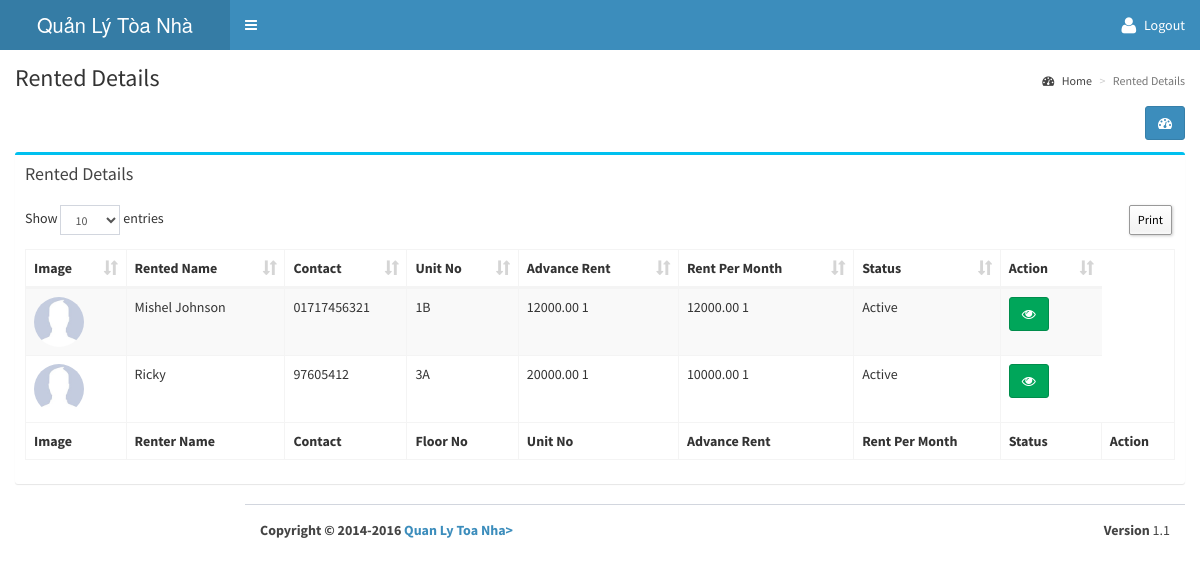
The page /e_dashboard/rented_details.php (signed in) on the database its author committed.
### tables this page shows
CREATE TABLE IF NOT EXISTS `tbl_add_rent` (
  `rid` int(11) NOT NULL AUTO_INCREMENT,
  `r_name` varchar(200) NOT NULL,
  `r_email` varchar(200) NOT NULL,
  `r_contact` varchar(200) NOT NULL,
  `r_address` varchar(200) NOT NULL,
  `r_nid` varchar(200) NOT NULL,
  `r_floor_no` varchar(200) NOT NULL,
  `r_unit_no` varchar(200) NOT NULL,
  `r_advance` decimal(15,2) NOT NULL DEFAULT '0.00',
  `r_rent_pm` decimal(15,2) NOT NULL DEFAULT '0.00',
  `r_date` varchar(200) NOT NULL,
  `r_gone_date` varchar(200) NOT NULL,
  `r_password` varchar(200) NOT NULL,
  `image` varchar(200) NOT NULL,
  `r_status` int(1) NOT NULL DEFAULT '1',
  `r_month` int(11) NOT NULL,
  `r_year` int(11) NOT NULL,
  `branch_id` int(11) NOT NULL,
  `added_date` timestamp NOT NULL DEFAULT CURRENT_TIMESTAMP,
  PRIMARY KEY (`rid`)
);

CREATE TABLE IF NOT EXISTS `tbl_add_unit` (
  `uid` int(11) NOT NULL AUTO_INCREMENT,
  `floor_no` varchar(200) NOT NULL,
  `unit_no` varchar(200) NOT NULL,
  `branch_id` int(11) NOT NULL,
  `status` int(1) NOT NULL DEFAULT '0',
  `added_date` timestamp NOT NULL DEFAULT CURRENT_TIMESTAMP,
  PRIMARY KEY (`uid`)
);

### language/English/lang_left_menu.php (called while the page is built, shortened)
<?php
$_data['menu_dashboard'] 					= "Dashboard";
$_data['menu_floor'] 						= "Floor Information";
$_data['menu_floor_list'] 					= "Floor List";
$_data['menu_floor_add'] 					= "Add Floor";
$_data['menu_unit_information'] 			= "Unit Information";
$_data['menu_unit_list'] 					= "Unit List";
$_data['menu_add_unit'] 					= "Add Unit";
$_data['menu_owner_information'] 			= "Owner Information";
$_data['menu_owner_list'] 					= "Owner List";
$_data['menu_add_owner'] 					= "Add Owner";
$_data['menu_renter_information'] 			= "Renter Information";
$_data['menu_renter_list'] 					= "Renter List";
$_data['menu_add_renter'] 					= "Add Renter";
$_data['menu_employee_information'] 		= "Employee Information";
$_data['menu_employee_list'] 				= "Employee List";
$_data['menu_add_employee'] 				= "Add Employee";
$_data['menu_rent_collection'] 				= "Rent Collection";
$_data['menu_rent_list'] 					= "Rent List";
$_data['menu_add_rent'] 					= "Add Rent";
$_data['menu_owner_utility'] 				= "Owner Utility";
$_data['menu_owner_utility_list'] 			= "Owner Utility List";
$_data['menu_add_owner_utility'] 			= "Add Owner Utility";
$_data['menu_maintenance_cost'] 			= "Maintenance Cost";
$_data['menu_maintenance_cost_list'] 		= "Maintenance Cost List";
$_data['menu_add_maintenance_cost'] 		= "Add Maintenance Cost";
$_data['menu_management_committee'] 		= "Management Committee";
$_data['menu_member_list'] 					= "Member List";
$_data['menu_add_member'] 					= "Add Member";
$_data['menu_fund'] 						= "Fund";
$_data['menu_fund_list'] 					= "Fund List";
$_data['menu_add_fund'] 					= "Add Fund";
$_data['menu_bill'] 						= "Bill";
$_data['menu_bill_list'] 					= "Bill List";
$_data['menu_add_bill'] 					= "Add Bill";
$_data['menu_building_info'] 				= "Building Info";
$_data['menu_complain'] 					= "Complain";
$_data['menu_complain_list'] 				= "Complain List";
$_data['menu_add_complain'] 				= "Add Complain";
$_data['menu_visitor'] 						= "Visitor";
$_data['menu_visitor_list'] 				= "Visitor List";
$_data['menu_add_visitor'] 					= "Add Visitor";
$_data['menu_report'] 						= "Report";
$_data['menu_fair_report'] 					= "Fare Report";
$_data['menu_rented_report'] 				= "Rented Report";
$_data['menu_visitors_report'] 				= "Visitors Report";
$_data['menu_complain_report'] 				= "Complain Report";
$_data['menu_unit_status_report'] 			= "Unit Status Report";
$_data['menu_fund_status'] 					= "Fund Status";
$_data['menu_bill_report'] 					= "Bill Report";
$_data['menu_settings'] 					= "Settings";
$_data['menu_bill_setup'] 					= "Bill Setup";
$_data['menu_utility_bill'] 				= "Utility Bill";
$_data['menu_employee_setup'] 				= "Employee Salary";
$_data['menu_management_member_type'] 		= "Management Member Type";
$_data['menu_month_setup'] 					= "Month Setup";
$_data['menu_year_setup'] 					= "Year Setup";
$_data['menu_language_setup'] 				= "System Setup";
$_data['menu_branch'] 						= "Branch";
$_data['menu_add_branch'] 					= "Add Branch";
$_data['menu_branch_list'] 					= "Branch List";
?>

### e_dashboard/rented_details.php (the view, shortened to what this page needs)
<?php include('../header_emp.php');
?>
<section class="content-header">
  <h1><?php echo $_data['text_1'];?></h1>
  <ol class="breadcrumb">
    <li><a href="<?php echo WEB_URL?>dashboard.php"><i class="fa fa-dashboard"></i> <?php echo $_data['home_breadcam'];?></a></li>
    <li class="active"><?php echo $_data['text_1'];?></li>
  </ol>
</section>
<section class="content">
<div class="row">
  <div class="col-xs-12">
    <div align="right" style="margin-bottom:1%;"><a class="btn btn-primary" data-toggle="tooltip" href="<?php echo WEB_URL; ?>e_dashboard.php" data-original-title="<?php echo $_data['dashboard'];?>"><i class="fa fa-dashboard"></i></a></div>
    <div class="box box-info">
      <div class="box-header">
        <h3 class="box-title"><?php echo $_data['text_1'];?></h3>
      </div>
      <div class="box-body">
        <table class="table sakotable table-bordered table-striped dt-responsive">
          <thead>
            <tr>
              <th><?php echo $_data['image'];?></th>
              <th><?php echo $_data['text_2'];?></th>
              <th><?php echo $_data['text_3'];?></th>
              <th><?php echo $_data['text_4'];?></th>
              <th><?php echo $_data['text_5'];?></th>
              <th><?php echo $_data['text_6'];?></th>
              <th><?php echo $_data['text_7'];?></th>
              <th><?php echo $_data['action_text'];?></th>
            </tr>
          </thead>
          <tbody>
            <?php
                $result = mysqli_query($conn, "SELECT *, f.floor_no AS ffloor, u.unit_no
                                                FROM tbl_add_rent r
                                                INNER JOIN tbl_add_floor f ON f.fid = r.r_floor_no
                                                INNER JOIN tbl_add_unit u ON u.uid = r.r_unit_no
                                                ORDER BY r.r_unit_no ASC");
                while($row = mysqli_fetch_array($result)){
                    $image = WEB_URL . 'img/no_image.jpg';
            ?>
            <tr>
              <td><img class="photo_img_round" style="width:50px;height:50px;" src="<?php echo $image; ?>" /></td>
              <td><?php echo $row['r_name']; ?></td>
              <td><?php echo $row['r_contact']; ?></td>
              <td><?php echo $row['unit_no']; ?></td>
              <td><?php echo $row['r_advance'].' '.CURRENCY; ?></td>
              <td><?php echo $row['r_rent_pm'].' '.CURRENCY; ?></td>
              <td><?php echo ($row['r_status'] == '1') ? $_data['active'] : $_data['expired']; ?></td>
              <td>
                <a class="btn btn-success" data-toggle="tooltip" href="javascript:;" onclick="$('#nurse_view_<?php echo $row['rid']; ?>').modal('show');" data-original-title="<?php echo $_data['view_text'];?>">
                  <i class="fa fa-eye"></i>
                </a>
              </td>
            </tr>
            <?php } mysqli_close($conn); ?>
          </tbody>
          <tfoot>
            <tr>
              <th>Image</th>
              <th>Renter Name</th>
              <th>Contact</th>
              <th>Floor No</th>
              <th>Unit No</th>
              <th>Advance Rent</th>
              <th>Rent Per Month</th>
              <th>Status</th>
              <th>Action</th>
            </tr>
          </tfoot>
        </table>
      </div>
    </div>
  </div>
</div>
<?php include('../footer.php'); ?>

### rows shown on the page
tbl_add_rent: r_name "Mishel Johnson", r_contact "01717456321", tbl_add_unit.unit_no "1B", r_advance "12000.00", r_rent_pm "12000.00"
tbl_add_rent: r_name "Ricky", r_contact "97605412", tbl_add_unit.unit_no "3A", r_advance "20000.00", r_rent_pm "10000.00"

### other values the page prints
$_data['text_1'] "Rented Details"
$_data['home_breadcam'] "Home"
$_data['image'] "Image"
$_data['text_2'] "Rented Name"
$_data['text_3'] "Contact"
$_data['text_4'] "Unit No"
$_data['text_5'] "Advance Rent"
$_data['text_6'] "Rent Per Month"
$_data['text_7'] "Status"
$_data['action_text'] "Action"
